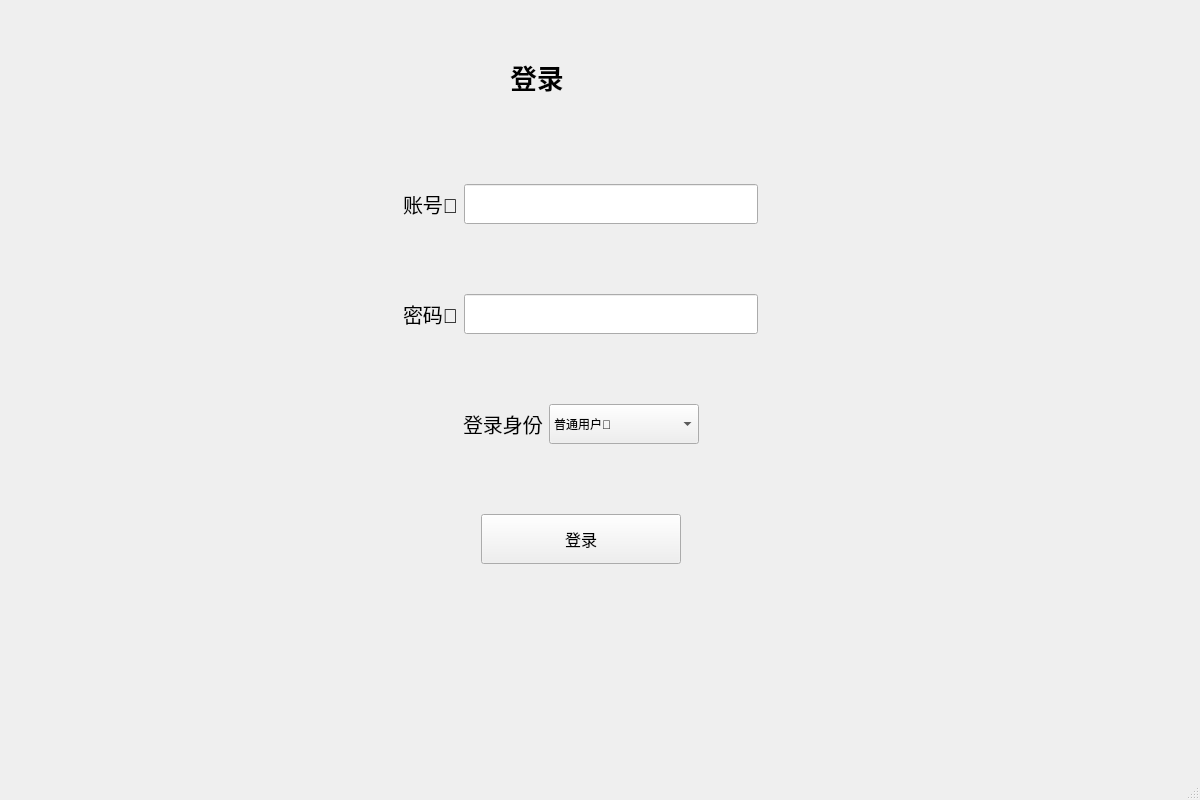
<?xml version="1.0" encoding="UTF-8"?>
<ui version="4.0">
 <class>loginWindow</class>
 <widget class="QMainWindow" name="loginWindow">
  <property name="geometry">
   <rect>
    <x>0</x>
    <y>0</y>
    <width>1200</width>
    <height>800</height>
   </rect>
  </property>
  <property name="windowTitle">
   <string>MainWindow</string>
  </property>
  <widget class="QWidget" name="centralwidget">
   <widget class="QWidget" name="verticalLayoutWidget">
    <property name="geometry">
     <rect>
      <x>110</x>
      <y>120</y>
      <width>941</width>
      <height>511</height>
     </rect>
    </property>
    <layout class="QVBoxLayout" name="verticalLayout">
     <item>
      <layout class="QHBoxLayout" name="horizontalLayout_2">
       <item>
        <spacer name="horizontalSpacer">
         <property name="orientation">
          <enum>Qt::Horizontal</enum>
         </property>
         <property name="sizeHint" stdset="0">
          <size>
           <width>40</width>
           <height>20</height>
          </size>
         </property>
        </spacer>
       </item>
       <item>
        <widget class="QLabel" name="label_2">
         <property name="font">
          <font>
           <pointsize>15</pointsize>
          </font>
         </property>
         <property name="text">
          <string>账号🙉</string>
         </property>
        </widget>
       </item>
       <item>
        <widget class="QLineEdit" name="loginIDInputLine">
         <property name="minimumSize">
          <size>
           <width>0</width>
           <height>40</height>
          </size>
         </property>
         <property name="maximumSize">
          <size>
           <width>16777215</width>
           <height>40</height>
          </size>
         </property>
         <property name="text">
          <string/>
         </property>
        </widget>
       </item>
       <item>
        <spacer name="horizontalSpacer_2">
         <property name="orientation">
          <enum>Qt::Horizontal</enum>
         </property>
         <property name="sizeHint" stdset="0">
          <size>
           <width>40</width>
           <height>20</height>
          </size>
         </property>
        </spacer>
       </item>
      </layout>
     </item>
     <item>
      <layout class="QHBoxLayout" name="horizontalLayout_3">
       <item>
        <spacer name="horizontalSpacer_3">
         <property name="orientation">
          <enum>Qt::Horizontal</enum>
         </property>
         <property name="sizeHint" stdset="0">
          <size>
           <width>40</width>
           <height>20</height>
          </size>
         </property>
        </spacer>
       </item>
       <item>
        <widget class="QLabel" name="label_3">
         <property name="font">
          <font>
           <pointsize>15</pointsize>
          </font>
         </property>
         <property name="text">
          <string>密码🙈</string>
         </property>
        </widget>
       </item>
       <item>
        <widget class="QLineEdit" name="loginPasswordInputLine">
         <property name="minimumSize">
          <size>
           <width>0</width>
           <height>40</height>
          </size>
         </property>
         <property name="maximumSize">
          <size>
           <width>16777215</width>
           <height>40</height>
          </size>
         </property>
         <property name="echoMode">
          <enum>QLineEdit::Password</enum>
         </property>
        </widget>
       </item>
       <item>
        <spacer name="horizontalSpacer_4">
         <property name="orientation">
          <enum>Qt::Horizontal</enum>
         </property>
         <property name="sizeHint" stdset="0">
          <size>
           <width>40</width>
           <height>20</height>
          </size>
         </property>
        </spacer>
       </item>
      </layout>
     </item>
     <item>
      <layout class="QVBoxLayout" name="verticalLayout_2">
       <item>
        <layout class="QHBoxLayout" name="horizontalLayout_4">
         <item>
          <spacer name="horizontalSpacer_5">
           <property name="orientation">
            <enum>Qt::Horizontal</enum>
           </property>
           <property name="sizeHint" stdset="0">
            <size>
             <width>40</width>
             <height>20</height>
            </size>
           </property>
          </spacer>
         </item>
         <item>
          <widget class="QLabel" name="label_4">
           <property name="font">
            <font>
             <pointsize>15</pointsize>
            </font>
           </property>
           <property name="text">
            <string>登录身份</string>
           </property>
          </widget>
         </item>
         <item>
          <widget class="QComboBox" name="loginLevelSelectComboBox">
           <property name="minimumSize">
            <size>
             <width>150</width>
             <height>40</height>
            </size>
           </property>
           <property name="maximumSize">
            <size>
             <width>150</width>
             <height>40</height>
            </size>
           </property>
           <item>
            <property name="text">
             <string>普通用户🥳</string>
            </property>
           </item>
           <item>
            <property name="text">
             <string>商家🥸</string>
            </property>
           </item>
           <item>
            <property name="text">
             <string>食堂管理员🤠</string>
            </property>
           </item>
          </widget>
         </item>
         <item>
          <spacer name="horizontalSpacer_6">
           <property name="orientation">
            <enum>Qt::Horizontal</enum>
           </property>
           <property name="sizeHint" stdset="0">
            <size>
             <width>40</width>
             <height>20</height>
            </size>
           </property>
          </spacer>
         </item>
        </layout>
       </item>
      </layout>
     </item>
     <item>
      <layout class="QHBoxLayout" name="horizontalLayout_5">
       <item>
        <layout class="QHBoxLayout" name="horizontalLayout_6"/>
       </item>
       <item>
        <spacer name="horizontalSpacer_7">
         <property name="orientation">
          <enum>Qt::Horizontal</enum>
         </property>
         <property name="sizeHint" stdset="0">
          <size>
           <width>40</width>
           <height>20</height>
          </size>
         </property>
        </spacer>
       </item>
       <item>
        <widget class="QPushButton" name="loginConfirmButton">
         <property name="minimumSize">
          <size>
           <width>200</width>
           <height>50</height>
          </size>
         </property>
         <property name="maximumSize">
          <size>
           <width>200</width>
           <height>50</height>
          </size>
         </property>
         <property name="font">
          <font>
           <pointsize>12</pointsize>
          </font>
         </property>
         <property name="text">
          <string>登录</string>
         </property>
        </widget>
       </item>
       <item>
        <spacer name="horizontalSpacer_8">
         <property name="orientation">
          <enum>Qt::Horizontal</enum>
         </property>
         <property name="sizeHint" stdset="0">
          <size>
           <width>40</width>
           <height>20</height>
          </size>
         </property>
        </spacer>
       </item>
       <item>
        <layout class="QHBoxLayout" name="horizontalLayout_7"/>
       </item>
      </layout>
     </item>
    </layout>
   </widget>
   <widget class="QLabel" name="label">
    <property name="geometry">
     <rect>
      <x>510</x>
      <y>30</y>
      <width>150</width>
      <height>93</height>
     </rect>
    </property>
    <property name="minimumSize">
     <size>
      <width>150</width>
      <height>61</height>
     </size>
    </property>
    <property name="maximumSize">
     <size>
      <width>150</width>
      <height>16777215</height>
     </size>
    </property>
    <property name="font">
     <font>
      <family>宋体</family>
      <pointsize>20</pointsize>
      <weight>75</weight>
      <italic>false</italic>
      <bold>true</bold>
      <underline>false</underline>
     </font>
    </property>
    <property name="text">
     <string>登录</string>
    </property>
    <property name="textFormat">
     <enum>Qt::AutoText</enum>
    </property>
    <property name="openExternalLinks">
     <bool>false</bool>
    </property>
   </widget>
  </widget>
  <widget class="QMenuBar" name="menubar">
   <property name="geometry">
    <rect>
     <x>0</x>
     <y>0</y>
     <width>1200</width>
     <height>30</height>
    </rect>
   </property>
  </widget>
  <widget class="QStatusBar" name="statusbar"/>
 </widget>
 <resources/>
 <connections/>
</ui>
